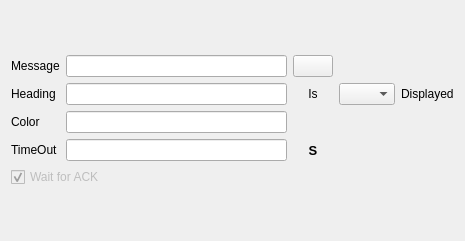
<?xml version="1.0" encoding="UTF-8"?>
<ui version="4.0">
 <class>GTACheckFWCWarningWidget</class>
 <widget class="QWidget" name="GTACheckFWCWarningWidget">
  <property name="geometry">
   <rect>
    <x>0</x>
    <y>0</y>
    <width>465</width>
    <height>241</height>
   </rect>
  </property>
  <property name="sizePolicy">
   <sizepolicy hsizetype="Preferred" vsizetype="Fixed">
    <horstretch>0</horstretch>
    <verstretch>0</verstretch>
   </sizepolicy>
  </property>
  <property name="windowTitle">
   <string>Form</string>
  </property>
  <layout class="QGridLayout" name="gridLayout_3">
   <item row="0" column="0">
    <spacer name="verticalSpacer_3">
     <property name="orientation">
      <enum>Qt::Vertical</enum>
     </property>
     <property name="sizeHint" stdset="0">
      <size>
       <width>20</width>
       <height>40</height>
      </size>
     </property>
    </spacer>
   </item>
   <item row="1" column="0">
    <layout class="QVBoxLayout" name="verticalLayout">
     <item>
      <layout class="QGridLayout" name="gridLayout_2">
       <item row="0" column="0" rowspan="3">
        <layout class="QGridLayout" name="gridLayout">
         <item row="0" column="0">
          <widget class="QLabel" name="label">
           <property name="text">
            <string>Message</string>
           </property>
          </widget>
         </item>
         <item row="0" column="1">
          <widget class="QLineEdit" name="WarningMsgLE"/>
         </item>
         <item row="1" column="0">
          <widget class="QLabel" name="headerLB">
           <property name="sizePolicy">
            <sizepolicy hsizetype="Maximum" vsizetype="Preferred">
             <horstretch>0</horstretch>
             <verstretch>0</verstretch>
            </sizepolicy>
           </property>
           <property name="text">
            <string>Heading</string>
           </property>
          </widget>
         </item>
         <item row="1" column="1">
          <widget class="QLineEdit" name="headerLE"/>
         </item>
         <item row="3" column="0">
          <widget class="QLabel" name="label_4">
           <property name="sizePolicy">
            <sizepolicy hsizetype="Maximum" vsizetype="Preferred">
             <horstretch>0</horstretch>
             <verstretch>0</verstretch>
            </sizepolicy>
           </property>
           <property name="text">
            <string>TimeOut</string>
           </property>
          </widget>
         </item>
         <item row="3" column="1">
          <widget class="QLineEdit" name="waitForBufferLE"/>
         </item>
         <item row="3" column="3">
          <widget class="QLabel" name="label_5">
           <property name="font">
            <font>
             <pointsize>10</pointsize>
             <weight>75</weight>
             <bold>true</bold>
            </font>
           </property>
           <property name="text">
            <string>S</string>
           </property>
           <property name="alignment">
            <set>Qt::AlignCenter</set>
           </property>
          </widget>
         </item>
         <item row="1" column="3">
          <widget class="QLabel" name="label_2">
           <property name="sizePolicy">
            <sizepolicy hsizetype="Preferred" vsizetype="Preferred">
             <horstretch>0</horstretch>
             <verstretch>0</verstretch>
            </sizepolicy>
           </property>
           <property name="text">
            <string>Is</string>
           </property>
           <property name="alignment">
            <set>Qt::AlignCenter</set>
           </property>
          </widget>
         </item>
         <item row="0" column="3">
          <widget class="QPushButton" name="SearchPB">
           <property name="sizePolicy">
            <sizepolicy hsizetype="Maximum" vsizetype="Fixed">
             <horstretch>0</horstretch>
             <verstretch>0</verstretch>
            </sizepolicy>
           </property>
           <property name="text">
            <string/>
           </property>
           <property name="icon">
            <iconset>
             <normaloff>:/images/forms/img/SEARCH.png</normaloff>:/images/forms/img/SEARCH.png</iconset>
           </property>
          </widget>
         </item>
         <item row="2" column="0">
          <widget class="QLabel" name="label_6">
           <property name="text">
            <string>Color</string>
           </property>
          </widget>
         </item>
         <item row="2" column="1">
          <widget class="QLineEdit" name="colorLE"/>
         </item>
         <item row="1" column="4">
          <widget class="QComboBox" name="OperatorCB">
           <property name="sizePolicy">
            <sizepolicy hsizetype="Maximum" vsizetype="Fixed">
             <horstretch>0</horstretch>
             <verstretch>0</verstretch>
            </sizepolicy>
           </property>
           <item>
            <property name="text">
             <string/>
            </property>
           </item>
           <item>
            <property name="text">
             <string>NOT</string>
            </property>
           </item>
          </widget>
         </item>
         <item row="1" column="5">
          <widget class="QLabel" name="label_3">
           <property name="sizePolicy">
            <sizepolicy hsizetype="Maximum" vsizetype="Preferred">
             <horstretch>0</horstretch>
             <verstretch>0</verstretch>
            </sizepolicy>
           </property>
           <property name="text">
            <string>Displayed</string>
           </property>
          </widget>
         </item>
        </layout>
       </item>
      </layout>
     </item>
     <item>
      <widget class="QCheckBox" name="waitForACKChkB">
       <property name="enabled">
        <bool>false</bool>
       </property>
       <property name="text">
        <string>Wait for ACK</string>
       </property>
       <property name="checked">
        <bool>true</bool>
       </property>
      </widget>
     </item>
    </layout>
   </item>
   <item row="2" column="0">
    <spacer name="verticalSpacer_4">
     <property name="orientation">
      <enum>Qt::Vertical</enum>
     </property>
     <property name="sizeHint" stdset="0">
      <size>
       <width>20</width>
       <height>40</height>
      </size>
     </property>
    </spacer>
   </item>
  </layout>
 </widget>
 <tabstops>
  <tabstop>WarningMsgLE</tabstop>
  <tabstop>SearchPB</tabstop>
  <tabstop>headerLE</tabstop>
  <tabstop>waitForBufferLE</tabstop>
  <tabstop>waitForACKChkB</tabstop>
 </tabstops>
 <resources/>
 <connections/>
</ui>
